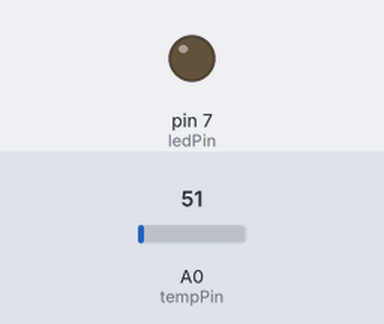
The sketch below on a simulated Arduino Uno, built with avr-gcc and run on an emulated ATmega328P. Parts: output pins drawn as LEDs (lit = HIGH). The inputs (shaded band) are chosen by the test bench; at power-on: A0 (tempPin) = 51.

Above: at 1.3 s.
1.4 s: A0 (tempPin) set to 66
At 2.3 s:
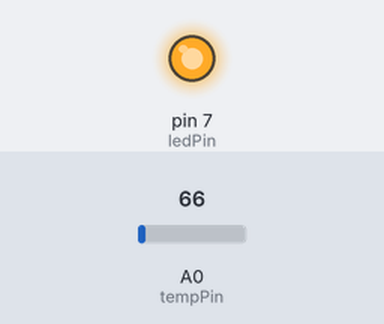
3.0 s: A0 (tempPin) set to 61
At 3.5 s:
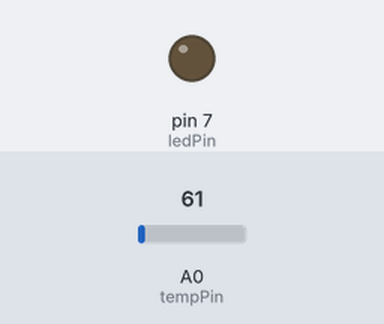
4.5 s: A0 (tempPin) set to 71
At 5.9 s:
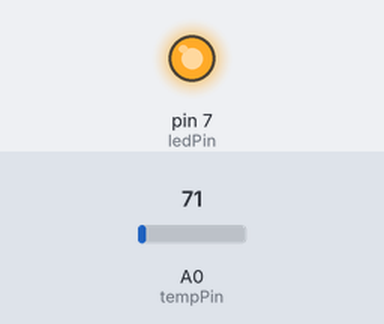
Timing chart, 0 to 7.5 s (numbered marks = the images above; inputs shaded):
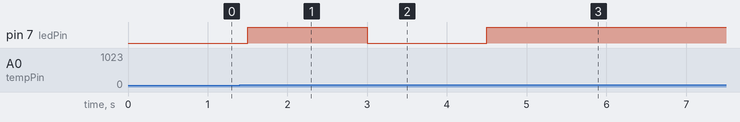

Measured:
- the behaviour switches between 61 and 62 on A0 (tempPin) (found by bisection; images 0 and 1)
- after the input at 1.4 s, pin 7 (ledPin): LOW → HIGH after 0.10 s
- after the input at 3.0 s, pin 7 (ledPin): HIGH → LOW at once
- after the input at 4.5 s, pin 7 (ledPin): LOW → HIGH at once

The sketch:

code.ino
```cpp
const int tempPin =A0;
const int ledPin =7;
float threshold =30.0;

void setup() {
pinMode(ledPin,OUTPUT);
Serial.begin(9600);
}

void loop() {

int value =analogRead(tempPin);
float voltage =value* (5.0/1023.0);
float temperature =voltage*100;

if (temperature>threshold) {
digitalWrite(ledPin,HIGH);
  }else {
digitalWrite(ledPin,LOW);
  }

delay(500);
}
```
